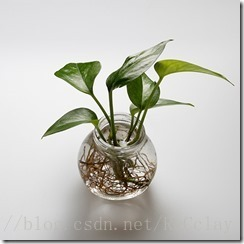
%> input picture 回家作业/first.jpg, 244 x 244 px
$ octave hw8_1.m   (GNU Octave 9; MATLAB toolbox functions it lacks are replaced by stand-ins)
%> lines starting %> are read from the running program, lines starting %| are printed output that depends on the picture
%% 第一题
I = imread("first.jpg");
%> I is the input picture: size 244x244x3 uint8; mean R, G, B 197.6, 197.4, 191
subplot(121),imshow(I)
J = fft2(I);
subplot(122),imshow(J)
%> after `imshow(J)`:
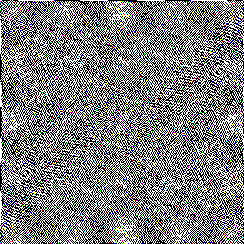
%> displayed picture: size 244x244x3, on the screen's scale of 0 to 255; mean R, G, B 126.7, 126.5, 126.8

%% 第二题
clc,clear
f1 = zeros(128, 128);
f1(38:86,58:70) = 1;
subplot(321),imshow(f1);
fft_f1 = fftshift(fft2(f1));
subplot(322),imshow(fft_f1,[8 10])
f2 = zeros(128, 128);

for i = 1:128
    for j =1:128
        f2(i,j) =-i+j*f1(i,j);
    end
end
subplot(323),imshow(f2);
fft_f2 = fftshift(fft2(f2));
subplot(324),imshow(fft_f2,[200 300])


f3 = imrotate(f2,-45);
subplot(325),imshow(f3);
fft_f3 = fftshift(fft2(f3));
subplot(326),imshow(fft_f3,[200 300])
%> after `imshow(fft_f3,[200 300])`:
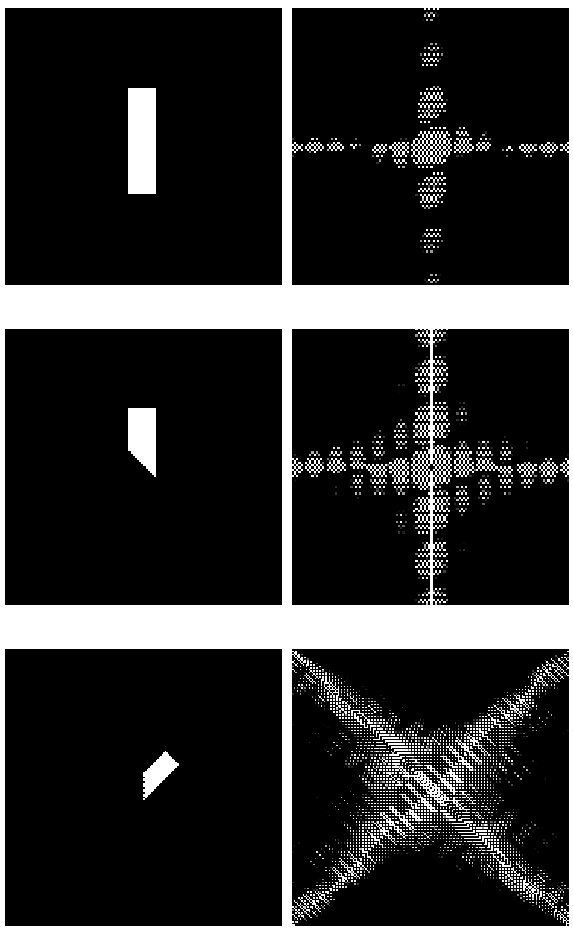
%> figure redrawn from the program's plot data, 6 panels
